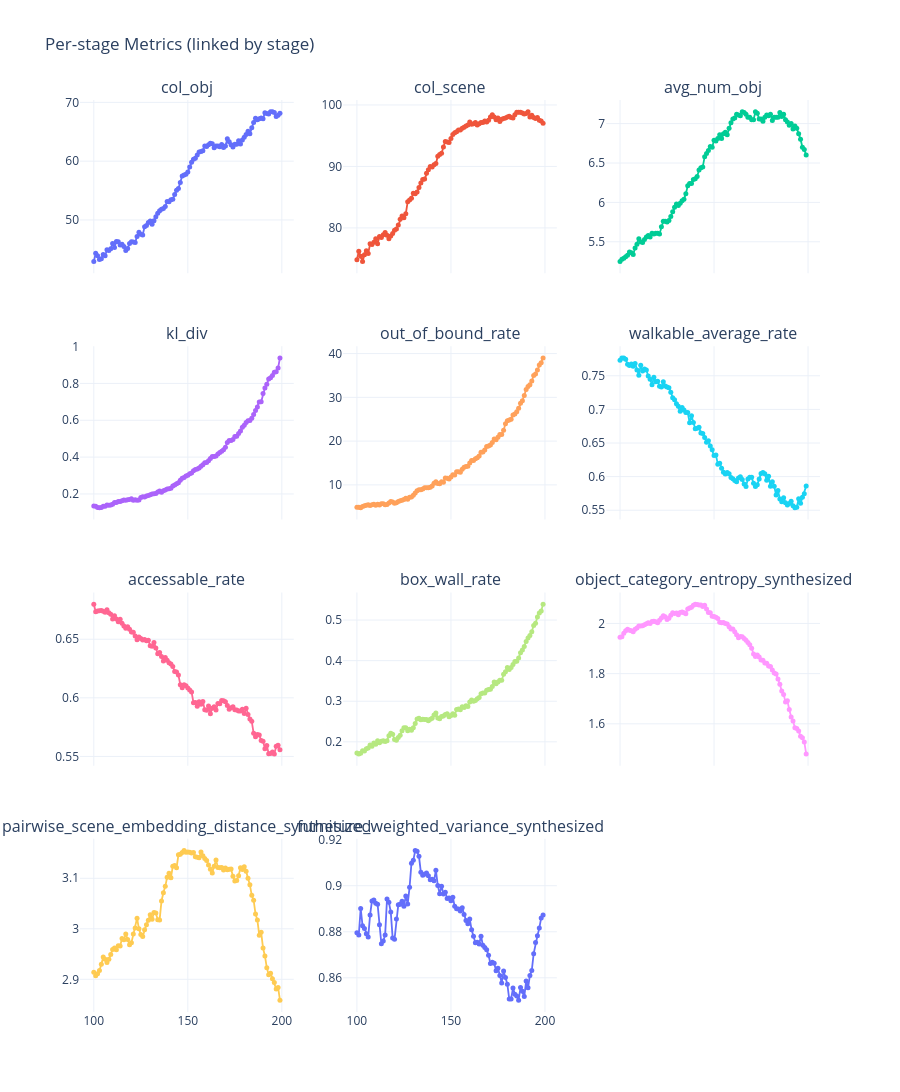

Here is the notebook cell this chart was saved with:
### Code cell
# Linked interactive multi-chart.
# Hover on any subplot to see values for all metrics at that same stage (x).

n_metrics = len(metric_cols)
ncols = 3
nrows = int(np.ceil(n_metrics / ncols))

fig = make_subplots(
    rows=nrows,
    cols=ncols,
    subplot_titles=metric_cols,
    shared_xaxes=True,
    vertical_spacing=0.08,
)

for i, m in enumerate(metric_cols):
    r = i // ncols + 1
    c = i % ncols + 1
    fig.add_trace(
        go.Scatter(
            x=df["stage"],
            y=df[m],
            mode="lines+markers",
            name=m,
            marker={"size": 5},
            line={"width": 1.8},
            hovertemplate=f"metric={m}<br>stage=%{{x}}<br>value=%{{y:.6f}}<extra></extra>",
            showlegend=False,
        ),
        row=r,
        col=c,
    )

# Show a vertical crosshair and synchronized tooltips across subplots.
fig.update_layout(
    title="Per-stage Metrics (linked by stage)",
    height=max(420, 290 * nrows),
    hovermode="x unified",
    template="plotly_white",
)

fig.update_xaxes(
    showspikes=True,
    spikemode="across",
    spikesnap="cursor",
    spikethickness=1,
)
fig.update_yaxes(showspikes=True)

fig.show()
